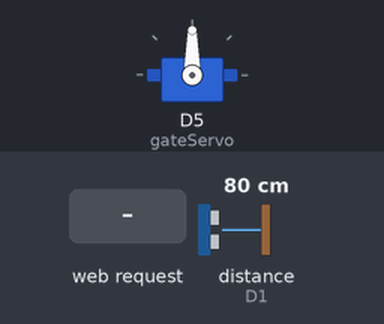
Bench run of a sketch on a simulated ESP8266 (NodeMCU). Shown: servo. Wiring (inferred from the names in the program): ultrasonic range finder: trigger D2; echo D1. The inputs (shaded band) are chosen by the test bench; at power-on: distance to the obstacle (sensor on D1) 80 cm. The echo pulse lasts 58.3 µs per cm; WiFi joins after 1.5 s; servers stay silent unless stated; what the sketch prints to the serial monitor is not drawn.

Above: at 2.7 s.
2.8 s: HTTP request GET /gate_control?cmd=lower received
At 3.1 s:
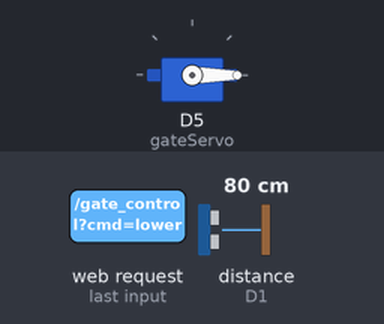
4.3 s: HTTP request GET /gate_control?cmd=up received
At 5.5 s:
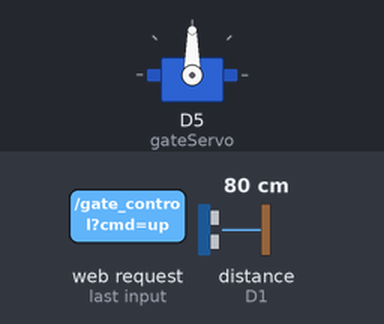
Timing chart, 0 to 7.3 s (numbered marks = the images above; inputs shaded):
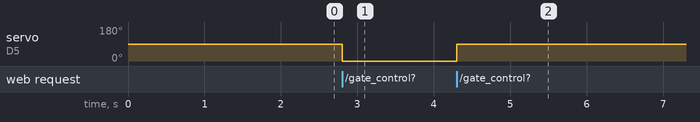

Measured:
- after the input at 2.8 s, servo on D5 (gateServo): 90° → 0° at once
- after the input at 4.3 s, servo on D5 (gateServo): 0° → 90° at once

The sketch:

gate2.ino
```cpp
#include <ESP8266WiFi.h>
#include <ESP8266WebServer.h>
#include <Servo.h>

const char* ssid = "APT_main";            // Wi-Fi 이름
const char* password = "123456789";       // Wi-Fi 비밀번호

ESP8266WebServer server(80);
Servo gateServo;

#define ULTRASONIC_TRIGGER_PIN D2
#define ULTRASONIC_ECHO_PIN D1
const int distanceThreshold = 10; // 초음파 감지 임계값 (cm)

bool isOperating = false;   // 모터 동작 상태
bool manualCommand = false; // 웹에서 수동 명령("up")이 들어왔는지 여부

// 자동 닫힘을 위한 설정 (예: 5초 동안 감지가 없으면 닫음)
const unsigned long autoCloseDelay = 5000; // 밀리초 단위
unsigned long lastDetectionTime = 0;       // 마지막 감지 시간 기록

// 마지막 메시지를 저장할 전역 변수
String lastMessage = "";

// 함수 선언
void openGate();
void closeGate();
void operateSubMotor();

void setup() {
  Serial.begin(115200);
  gateServo.attach(D5, 700, 2800); // 서보모터 핀 및 펄스 설정

  pinMode(ULTRASONIC_TRIGGER_PIN, OUTPUT);
  pinMode(ULTRASONIC_ECHO_PIN, INPUT);

  WiFi.begin(ssid, password);
  Serial.print("Wi-Fi 연결 중...");
  while (WiFi.status() != WL_CONNECTED) {
    delay(500);
    Serial.print(".");
  }
  Serial.println();
  Serial.print("연결됨, IP 주소: ");
  Serial.println(WiFi.localIP().toString());

  // 웹 서버 엔드포인트 설정 (원격 명령 처리)
  server.on("/gate_control", HTTP_GET, [](){
    String command = server.arg("cmd");
    command.trim();
    // "up" 명령: 수동 모드, 문은 계속 열림 (자동 닫힘 없음)
    if (command.equalsIgnoreCase("up")) {
      if (!isOperating) {
        isOperating = true;
        manualCommand = true;  // 수동 명령 설정
        openGate();
        operateSubMotor();
        lastMessage = "OpenService";  // 메시지 업데이트
        server.send(200, "text/plain", "Gate Raised (Manual: Stays Open)");
      }
    }
    // "raise" 명령: 자동 모드, 5초 후 자동 닫힘
    else if (command.equalsIgnoreCase("raise")) {
      if (!isOperating) {
        isOperating = true;
        manualCommand = false; // 자동 모드
        openGate();
        operateSubMotor();
        server.send(200, "text/plain", "Gate Raised (Auto: Will close in 5 sec)");
        lastDetectionTime = millis();  // 타이머 시작
      }
    }
    else if (command.equalsIgnoreCase("lower")) {
      manualCommand = false;
      closeGate();
      isOperating = false;
      lastMessage = "Gate Closed";
      server.send(200, "text/plain", "Gate Closed");
    }
    else {
      server.send(400, "text/plain", "Invalid Command");
    }
  });

  // /get_message 엔드포인트: 마지막 메시지를 반환
  server.on("/get_message", HTTP_GET, [](){
    server.send(200, "text/plain", lastMessage);
  });

  server.begin();
  Serial.println("웹 서버 시작됨.");
}

void loop() {
  server.handleClient();

  // 초음파 센서를 이용한 자동 동작 (수동 모드가 아닐 때)
  long duration;
  float distance;

  digitalWrite(ULTRASONIC_TRIGGER_PIN, LOW);
  delayMicroseconds(2);
  digitalWrite(ULTRASONIC_TRIGGER_PIN, HIGH);
  delayMicroseconds(10);
  digitalWrite(ULTRASONIC_TRIGGER_PIN, LOW);
  duration = pulseIn(ULTRASONIC_ECHO_PIN, HIGH);
  distance = (duration * 0.034) / 2;  // cm 단위 거리 계산

  if (!manualCommand) {
    if (distance > 0 && distance < distanceThreshold) {
      // 물체 감지 시, 마지막 감지 시간 업데이트 및 게이트 열기(자동)
      lastDetectionTime = millis();
      if (!isOperating) {
        isOperating = true;
        openGate();
        operateSubMotor();
      }
    }
  }

  // 자동 닫힘: 자동 모드에서만 적용, 감지가 5초 이상 없으면 닫음
  if (!manualCommand && isOperating) {
    if (millis() - lastDetectionTime >= autoCloseDelay) {
      closeGate();
      isOperating = false;
      lastMessage = "Gate Closed";
    }
  }
}

void openGate() {
  gateServo.write(90);  // 서보를 90도로 회전하여 게이트 열기
  // Serial.println("Gate Opened.");  // Serial 대신 웹서버 메시지 사용
}

void closeGate() {
  gateServo.write(0);   // 서보를 0도로 회전하여 게이트 닫기
  // Serial.println("Gate Closed.");
}

void operateSubMotor() {
  // 서브모터 제어 코드 (필요시 실제 제어 코드로 교체)
  // Serial.println("Sub Motor Operating...");
}
```
